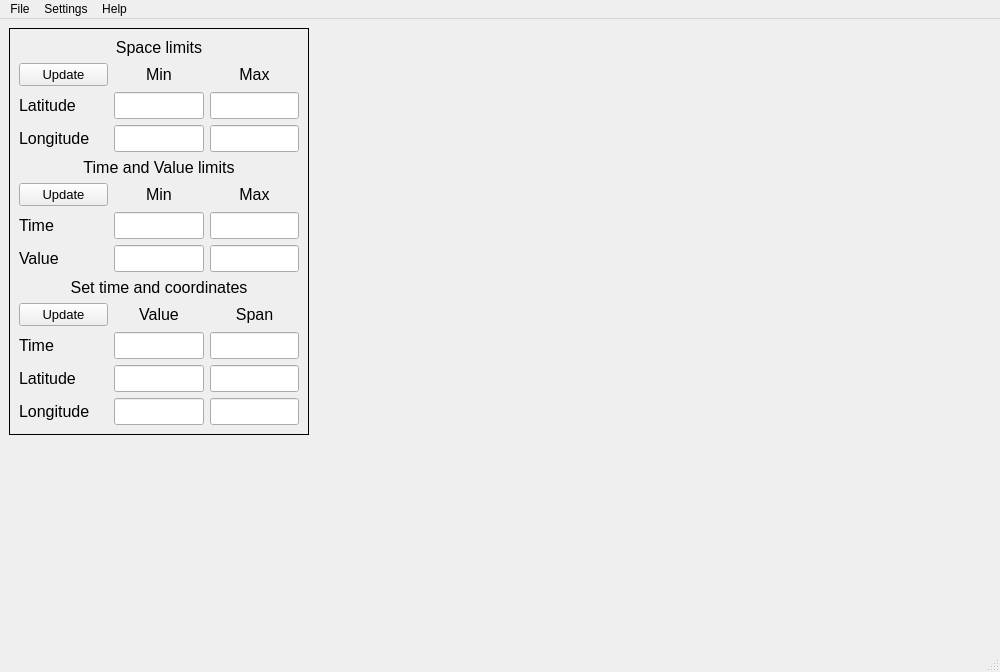
<?xml version="1.0" encoding="UTF-8"?>
<ui version="4.0">
 <class>MainWindow</class>
 <widget class="QMainWindow" name="MainWindow">
  <property name="geometry">
   <rect>
    <x>0</x>
    <y>0</y>
    <width>1000</width>
    <height>667</height>
   </rect>
  </property>
  <property name="windowTitle">
   <string>MainWindow</string>
  </property>
  <widget class="QWidget" name="centralwidget">
   <layout class="QGridLayout" name="gridLayout">
    <item row="0" column="0">
     <widget class="QFrame" name="frame">
      <property name="sizePolicy">
       <sizepolicy hsizetype="Minimum" vsizetype="Expanding">
        <horstretch>0</horstretch>
        <verstretch>0</verstretch>
       </sizepolicy>
      </property>
      <property name="minimumSize">
       <size>
        <width>300</width>
        <height>0</height>
       </size>
      </property>
      <property name="frameShape">
       <enum>QFrame::Panel</enum>
      </property>
      <property name="frameShadow">
       <enum>QFrame::Plain</enum>
      </property>
      <layout class="QVBoxLayout" name="verticalLayout">
       <item>
        <widget class="QLabel" name="label">
         <property name="sizePolicy">
          <sizepolicy hsizetype="Ignored" vsizetype="Preferred">
           <horstretch>0</horstretch>
           <verstretch>0</verstretch>
          </sizepolicy>
         </property>
         <property name="font">
          <font>
           <pointsize>12</pointsize>
          </font>
         </property>
         <property name="text">
          <string>Space limits</string>
         </property>
         <property name="alignment">
          <set>Qt::AlignCenter</set>
         </property>
        </widget>
       </item>
       <item>
        <layout class="QGridLayout" name="gridLayout_2">
         <item row="1" column="0">
          <widget class="QLabel" name="label_4">
           <property name="sizePolicy">
            <sizepolicy hsizetype="Ignored" vsizetype="Preferred">
             <horstretch>0</horstretch>
             <verstretch>0</verstretch>
            </sizepolicy>
           </property>
           <property name="font">
            <font>
             <pointsize>12</pointsize>
            </font>
           </property>
           <property name="text">
            <string>Latitude</string>
           </property>
          </widget>
         </item>
         <item row="1" column="2">
          <widget class="QLineEdit" name="lineEdit_2">
           <property name="sizePolicy">
            <sizepolicy hsizetype="Ignored" vsizetype="Fixed">
             <horstretch>0</horstretch>
             <verstretch>0</verstretch>
            </sizepolicy>
           </property>
           <property name="font">
            <font>
             <pointsize>12</pointsize>
            </font>
           </property>
          </widget>
         </item>
         <item row="0" column="2">
          <widget class="QLabel" name="label_3">
           <property name="sizePolicy">
            <sizepolicy hsizetype="Ignored" vsizetype="Preferred">
             <horstretch>0</horstretch>
             <verstretch>0</verstretch>
            </sizepolicy>
           </property>
           <property name="font">
            <font>
             <pointsize>12</pointsize>
            </font>
           </property>
           <property name="text">
            <string>Max</string>
           </property>
           <property name="alignment">
            <set>Qt::AlignCenter</set>
           </property>
          </widget>
         </item>
         <item row="0" column="1">
          <widget class="QLabel" name="label_2">
           <property name="sizePolicy">
            <sizepolicy hsizetype="Ignored" vsizetype="Preferred">
             <horstretch>0</horstretch>
             <verstretch>0</verstretch>
            </sizepolicy>
           </property>
           <property name="font">
            <font>
             <pointsize>12</pointsize>
            </font>
           </property>
           <property name="text">
            <string>Min</string>
           </property>
           <property name="alignment">
            <set>Qt::AlignCenter</set>
           </property>
          </widget>
         </item>
         <item row="1" column="1">
          <widget class="QLineEdit" name="lineEdit">
           <property name="sizePolicy">
            <sizepolicy hsizetype="Ignored" vsizetype="Fixed">
             <horstretch>0</horstretch>
             <verstretch>0</verstretch>
            </sizepolicy>
           </property>
           <property name="font">
            <font>
             <pointsize>12</pointsize>
            </font>
           </property>
          </widget>
         </item>
         <item row="2" column="2">
          <widget class="QLineEdit" name="lineEdit_3">
           <property name="sizePolicy">
            <sizepolicy hsizetype="Ignored" vsizetype="Fixed">
             <horstretch>0</horstretch>
             <verstretch>0</verstretch>
            </sizepolicy>
           </property>
           <property name="font">
            <font>
             <pointsize>12</pointsize>
            </font>
           </property>
          </widget>
         </item>
         <item row="2" column="0">
          <widget class="QLabel" name="label_5">
           <property name="sizePolicy">
            <sizepolicy hsizetype="Ignored" vsizetype="Preferred">
             <horstretch>0</horstretch>
             <verstretch>0</verstretch>
            </sizepolicy>
           </property>
           <property name="font">
            <font>
             <pointsize>12</pointsize>
            </font>
           </property>
           <property name="text">
            <string>Longitude</string>
           </property>
          </widget>
         </item>
         <item row="2" column="1">
          <widget class="QLineEdit" name="lineEdit_4">
           <property name="sizePolicy">
            <sizepolicy hsizetype="Ignored" vsizetype="Fixed">
             <horstretch>0</horstretch>
             <verstretch>0</verstretch>
            </sizepolicy>
           </property>
           <property name="font">
            <font>
             <pointsize>12</pointsize>
            </font>
           </property>
          </widget>
         </item>
         <item row="0" column="0">
          <widget class="QPushButton" name="pushButton">
           <property name="font">
            <font>
             <pointsize>10</pointsize>
            </font>
           </property>
           <property name="text">
            <string>Update</string>
           </property>
          </widget>
         </item>
        </layout>
       </item>
       <item>
        <widget class="QLabel" name="label_6">
         <property name="sizePolicy">
          <sizepolicy hsizetype="Ignored" vsizetype="Preferred">
           <horstretch>0</horstretch>
           <verstretch>0</verstretch>
          </sizepolicy>
         </property>
         <property name="font">
          <font>
           <pointsize>12</pointsize>
          </font>
         </property>
         <property name="text">
          <string>Time and Value limits</string>
         </property>
         <property name="alignment">
          <set>Qt::AlignCenter</set>
         </property>
        </widget>
       </item>
       <item>
        <layout class="QGridLayout" name="gridLayout_3">
         <item row="1" column="0">
          <widget class="QLabel" name="label_7">
           <property name="sizePolicy">
            <sizepolicy hsizetype="Ignored" vsizetype="Preferred">
             <horstretch>0</horstretch>
             <verstretch>0</verstretch>
            </sizepolicy>
           </property>
           <property name="font">
            <font>
             <pointsize>12</pointsize>
            </font>
           </property>
           <property name="text">
            <string>Time</string>
           </property>
          </widget>
         </item>
         <item row="1" column="2">
          <widget class="QLineEdit" name="lineEdit_5">
           <property name="sizePolicy">
            <sizepolicy hsizetype="Ignored" vsizetype="Fixed">
             <horstretch>0</horstretch>
             <verstretch>0</verstretch>
            </sizepolicy>
           </property>
           <property name="font">
            <font>
             <pointsize>12</pointsize>
            </font>
           </property>
          </widget>
         </item>
         <item row="0" column="2">
          <widget class="QLabel" name="label_8">
           <property name="sizePolicy">
            <sizepolicy hsizetype="Ignored" vsizetype="Preferred">
             <horstretch>0</horstretch>
             <verstretch>0</verstretch>
            </sizepolicy>
           </property>
           <property name="font">
            <font>
             <pointsize>12</pointsize>
            </font>
           </property>
           <property name="text">
            <string>Max</string>
           </property>
           <property name="alignment">
            <set>Qt::AlignCenter</set>
           </property>
          </widget>
         </item>
         <item row="0" column="1">
          <widget class="QLabel" name="label_9">
           <property name="sizePolicy">
            <sizepolicy hsizetype="Ignored" vsizetype="Preferred">
             <horstretch>0</horstretch>
             <verstretch>0</verstretch>
            </sizepolicy>
           </property>
           <property name="font">
            <font>
             <pointsize>12</pointsize>
            </font>
           </property>
           <property name="text">
            <string>Min</string>
           </property>
           <property name="alignment">
            <set>Qt::AlignCenter</set>
           </property>
          </widget>
         </item>
         <item row="1" column="1">
          <widget class="QLineEdit" name="lineEdit_6">
           <property name="sizePolicy">
            <sizepolicy hsizetype="Ignored" vsizetype="Fixed">
             <horstretch>0</horstretch>
             <verstretch>0</verstretch>
            </sizepolicy>
           </property>
           <property name="font">
            <font>
             <pointsize>12</pointsize>
            </font>
           </property>
          </widget>
         </item>
         <item row="2" column="2">
          <widget class="QLineEdit" name="lineEdit_7">
           <property name="sizePolicy">
            <sizepolicy hsizetype="Ignored" vsizetype="Fixed">
             <horstretch>0</horstretch>
             <verstretch>0</verstretch>
            </sizepolicy>
           </property>
           <property name="font">
            <font>
             <pointsize>12</pointsize>
            </font>
           </property>
          </widget>
         </item>
         <item row="2" column="0">
          <widget class="QLabel" name="label_10">
           <property name="sizePolicy">
            <sizepolicy hsizetype="Ignored" vsizetype="Preferred">
             <horstretch>0</horstretch>
             <verstretch>0</verstretch>
            </sizepolicy>
           </property>
           <property name="font">
            <font>
             <pointsize>12</pointsize>
            </font>
           </property>
           <property name="text">
            <string>Value</string>
           </property>
          </widget>
         </item>
         <item row="2" column="1">
          <widget class="QLineEdit" name="lineEdit_8">
           <property name="sizePolicy">
            <sizepolicy hsizetype="Ignored" vsizetype="Fixed">
             <horstretch>0</horstretch>
             <verstretch>0</verstretch>
            </sizepolicy>
           </property>
           <property name="font">
            <font>
             <pointsize>12</pointsize>
            </font>
           </property>
          </widget>
         </item>
         <item row="0" column="0">
          <widget class="QPushButton" name="pushButton_2">
           <property name="font">
            <font>
             <pointsize>10</pointsize>
            </font>
           </property>
           <property name="text">
            <string>Update</string>
           </property>
          </widget>
         </item>
        </layout>
       </item>
       <item>
        <widget class="QLabel" name="label_11">
         <property name="font">
          <font>
           <pointsize>12</pointsize>
          </font>
         </property>
         <property name="text">
          <string>Set time and coordinates</string>
         </property>
         <property name="alignment">
          <set>Qt::AlignCenter</set>
         </property>
        </widget>
       </item>
       <item>
        <layout class="QGridLayout" name="gridLayout_4">
         <item row="2" column="0">
          <widget class="QLabel" name="label_15">
           <property name="sizePolicy">
            <sizepolicy hsizetype="Ignored" vsizetype="Preferred">
             <horstretch>0</horstretch>
             <verstretch>0</verstretch>
            </sizepolicy>
           </property>
           <property name="font">
            <font>
             <pointsize>12</pointsize>
            </font>
           </property>
           <property name="text">
            <string>Latitude</string>
           </property>
          </widget>
         </item>
         <item row="2" column="2">
          <widget class="QLineEdit" name="lineEdit_11">
           <property name="sizePolicy">
            <sizepolicy hsizetype="Ignored" vsizetype="Fixed">
             <horstretch>0</horstretch>
             <verstretch>0</verstretch>
            </sizepolicy>
           </property>
           <property name="font">
            <font>
             <pointsize>12</pointsize>
            </font>
           </property>
          </widget>
         </item>
         <item row="1" column="1">
          <widget class="QLineEdit" name="lineEdit_10">
           <property name="sizePolicy">
            <sizepolicy hsizetype="Ignored" vsizetype="Fixed">
             <horstretch>0</horstretch>
             <verstretch>0</verstretch>
            </sizepolicy>
           </property>
           <property name="font">
            <font>
             <pointsize>12</pointsize>
            </font>
           </property>
          </widget>
         </item>
         <item row="2" column="1">
          <widget class="QLineEdit" name="lineEdit_12">
           <property name="sizePolicy">
            <sizepolicy hsizetype="Ignored" vsizetype="Fixed">
             <horstretch>0</horstretch>
             <verstretch>0</verstretch>
            </sizepolicy>
           </property>
           <property name="font">
            <font>
             <pointsize>12</pointsize>
            </font>
           </property>
          </widget>
         </item>
         <item row="3" column="0">
          <widget class="QLabel" name="label_16">
           <property name="sizePolicy">
            <sizepolicy hsizetype="Ignored" vsizetype="Preferred">
             <horstretch>0</horstretch>
             <verstretch>0</verstretch>
            </sizepolicy>
           </property>
           <property name="font">
            <font>
             <pointsize>12</pointsize>
            </font>
           </property>
           <property name="text">
            <string>Longitude</string>
           </property>
          </widget>
         </item>
         <item row="0" column="2">
          <widget class="QLabel" name="label_13">
           <property name="sizePolicy">
            <sizepolicy hsizetype="Ignored" vsizetype="Preferred">
             <horstretch>0</horstretch>
             <verstretch>0</verstretch>
            </sizepolicy>
           </property>
           <property name="font">
            <font>
             <pointsize>12</pointsize>
            </font>
           </property>
           <property name="text">
            <string>Span</string>
           </property>
           <property name="alignment">
            <set>Qt::AlignCenter</set>
           </property>
          </widget>
         </item>
         <item row="0" column="1">
          <widget class="QLabel" name="label_14">
           <property name="sizePolicy">
            <sizepolicy hsizetype="Ignored" vsizetype="Preferred">
             <horstretch>0</horstretch>
             <verstretch>0</verstretch>
            </sizepolicy>
           </property>
           <property name="font">
            <font>
             <pointsize>12</pointsize>
            </font>
           </property>
           <property name="text">
            <string>Value</string>
           </property>
           <property name="alignment">
            <set>Qt::AlignCenter</set>
           </property>
          </widget>
         </item>
         <item row="1" column="0">
          <widget class="QLabel" name="label_12">
           <property name="sizePolicy">
            <sizepolicy hsizetype="Ignored" vsizetype="Preferred">
             <horstretch>0</horstretch>
             <verstretch>0</verstretch>
            </sizepolicy>
           </property>
           <property name="font">
            <font>
             <pointsize>12</pointsize>
            </font>
           </property>
           <property name="text">
            <string>Time</string>
           </property>
          </widget>
         </item>
         <item row="1" column="2">
          <widget class="QLineEdit" name="lineEdit_9">
           <property name="sizePolicy">
            <sizepolicy hsizetype="Ignored" vsizetype="Fixed">
             <horstretch>0</horstretch>
             <verstretch>0</verstretch>
            </sizepolicy>
           </property>
           <property name="font">
            <font>
             <pointsize>12</pointsize>
            </font>
           </property>
          </widget>
         </item>
         <item row="3" column="1">
          <widget class="QLineEdit" name="lineEdit_13">
           <property name="sizePolicy">
            <sizepolicy hsizetype="Ignored" vsizetype="Fixed">
             <horstretch>0</horstretch>
             <verstretch>0</verstretch>
            </sizepolicy>
           </property>
           <property name="font">
            <font>
             <pointsize>12</pointsize>
            </font>
           </property>
          </widget>
         </item>
         <item row="3" column="2">
          <widget class="QLineEdit" name="lineEdit_14">
           <property name="sizePolicy">
            <sizepolicy hsizetype="Ignored" vsizetype="Fixed">
             <horstretch>0</horstretch>
             <verstretch>0</verstretch>
            </sizepolicy>
           </property>
           <property name="font">
            <font>
             <pointsize>12</pointsize>
            </font>
           </property>
          </widget>
         </item>
         <item row="0" column="0">
          <widget class="QPushButton" name="pushButton_3">
           <property name="font">
            <font>
             <pointsize>10</pointsize>
            </font>
           </property>
           <property name="text">
            <string>Update</string>
           </property>
          </widget>
         </item>
        </layout>
       </item>
      </layout>
     </widget>
    </item>
    <item row="0" column="1">
     <widget class="QWidget" name="space_widget" native="true">
      <property name="sizePolicy">
       <sizepolicy hsizetype="Expanding" vsizetype="Preferred">
        <horstretch>0</horstretch>
        <verstretch>0</verstretch>
       </sizepolicy>
      </property>
     </widget>
    </item>
    <item row="1" column="0">
     <widget class="QWidget" name="receiver_widget" native="true">
      <property name="sizePolicy">
       <sizepolicy hsizetype="Preferred" vsizetype="Minimum">
        <horstretch>0</horstretch>
        <verstretch>0</verstretch>
       </sizepolicy>
      </property>
      <property name="minimumSize">
       <size>
        <width>0</width>
        <height>200</height>
       </size>
      </property>
      <property name="contextMenuPolicy">
       <enum>Qt::ActionsContextMenu</enum>
      </property>
     </widget>
    </item>
    <item row="1" column="1">
     <widget class="QWidget" name="time_widget" native="true"/>
    </item>
   </layout>
  </widget>
  <widget class="QMenuBar" name="menubar">
   <property name="geometry">
    <rect>
     <x>0</x>
     <y>0</y>
     <width>1000</width>
     <height>21</height>
    </rect>
   </property>
   <widget class="QMenu" name="menuFile">
    <property name="title">
     <string>File</string>
    </property>
    <addaction name="actionOpen"/>
    <addaction name="actionOpen_receiver_list"/>
   </widget>
   <widget class="QMenu" name="menuSettings">
    <property name="title">
     <string>Settings</string>
    </property>
   </widget>
   <widget class="QMenu" name="menuHelp">
    <property name="title">
     <string>Help</string>
    </property>
    <addaction name="actionAbout"/>
   </widget>
   <addaction name="menuFile"/>
   <addaction name="menuSettings"/>
   <addaction name="menuHelp"/>
  </widget>
  <widget class="QStatusBar" name="statusbar"/>
  <action name="actionOpen">
   <property name="text">
    <string>Open data file...</string>
   </property>
  </action>
  <action name="actionAbout">
   <property name="text">
    <string>About...</string>
   </property>
  </action>
  <action name="actionOpen_receiver_list">
   <property name="text">
    <string>Open receiver list...</string>
   </property>
  </action>
 </widget>
 <resources/>
 <connections/>
</ui>
